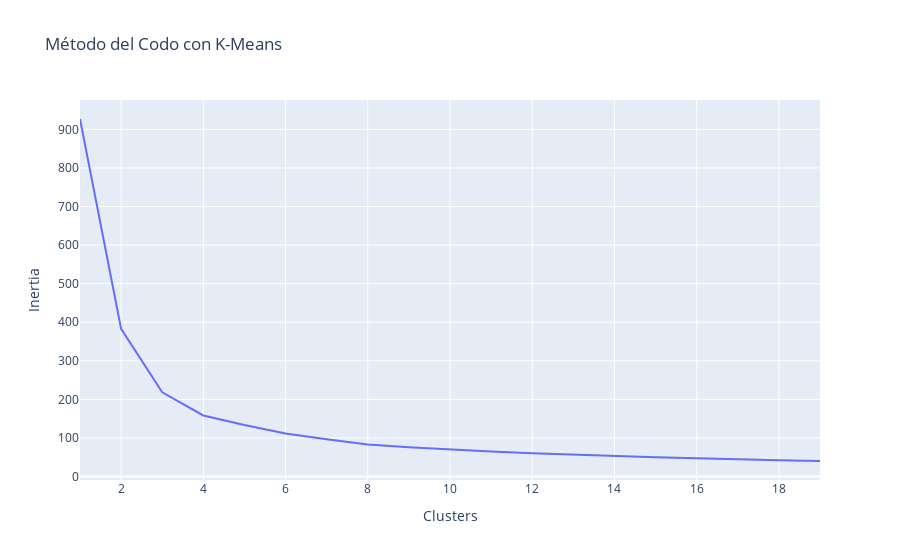

Here is the notebook cell this chart was saved with:
### Markdown cell above
**Respuesta:**

### Code cell
def make_k_means_pipeline(n_clusters: int) -> Pipeline:
    """Returns a k-means pipeline with Function and Column transformer applies over data"""
    return Pipeline([
        ("to_lrmfp", FunctionTransformer(custom_features)),
        ("minmax", ColumnTransformer(
            transformers=[
                ("minmax", MinMax(), ["Length", "Recency", "Monetary", "Frequency", "Periodicity"]
    )])),
        ("kmeans", KMeans(n_clusters=n_clusters, random_state=seed))
    ])

pipes: List[Pipeline] = [make_k_means_pipeline(n_clusters) for n_clusters in range(1, 20)]
inertias: List[List[int, float]] = []

for i_cluster, pipe in enumerate(pipes):
    pipe.fit(df_retail)
    inertias.append([i_cluster + 1, pipe.named_steps["kmeans"].inertia_])

df_inertias: pd.DataFrame = pd.DataFrame(inertias, columns=["Clusters", "Inertia"])
px.line(df_inertias, x="Clusters", y="Inertia", title="Método del Codo con K-Means")

### Figure 1 — Plotly figure (JSON) as saved in the notebook; plotly's stock layout.template omitted (floating-point values rounded to 4 significant figures)
{"data": [{"hovertemplate": "Clusters=%{x}<br>Inertia=%{y}<extra></extra>", "legendgroup": "", "line": {"color": "#636efa", "dash": "solid"}, "marker": {"symbol": "circle"}, "mode": "lines", "name": "", "orientation": "v", "showlegend": false, "type": "scatter", "x": [1, 2, 3, 4, 5, 6, 7, 8, 9, 10, 11, 12, 13, 14, 15, 16, 17, 18, 19], "xaxis": "x", "y": [926.9, 382.7, 218.3, 158.2, 133.3, 111.4, 96.63, 83.04, 75.89, 69.66, 64.8, 60.2, 56.22, 52.72, 49.8, 47.25, 44.2, 42.49, 40.22], "yaxis": "y"}], "layout": {"legend": {"tracegroupgap": 0}, "title": {"text": "Método del Codo con K-Means"}, "xaxis": {"anchor": "y", "domain": [0, 1], "title": {"text": "Clusters"}}, "yaxis": {"anchor": "x", "domain": [0, 1], "title": {"text": "Inertia"}}}}
